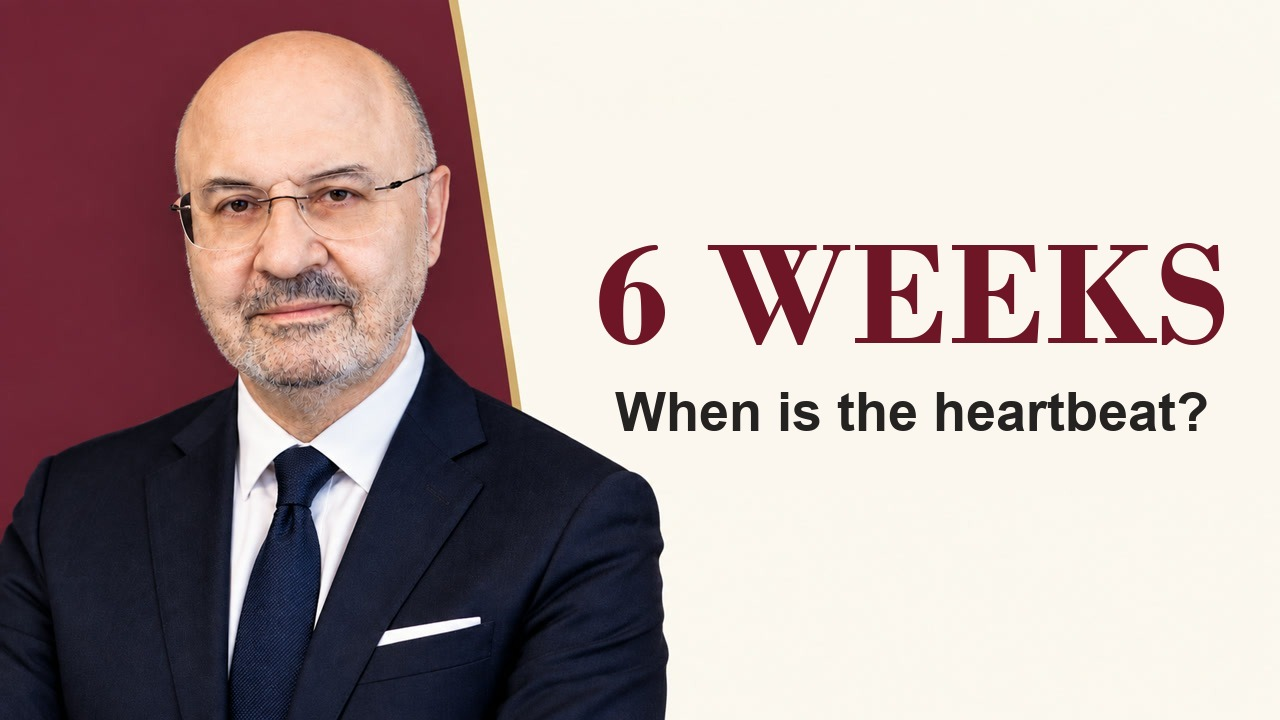
#> input picture DrAksoyFertility/thumbnails/echo-heartbeat-thumb-EN-A.jpg, 1280 x 720 px, given in place of dhea-thumbnail-fr-premium-v2.jpg, which was not available
$ python make_ep02_thumb.py
#> lines starting #> are read from the running program, lines starting #| are printed output that depends on the picture; after the words box and inside, x2 and y2 are one past the last pixel; in counts of white or black regions, pixels touching at a corner belong together; pictures that were not available may be replaced by others from this repository, and a replacement may not be noted
from PIL import Image, ImageDraw, ImageFont
import numpy as np, sys
SRC = r'D:\A-klasör\openmontage\projects\dhea-fr-recut-2026-10-04-v3\artifacts\dhea-thumbnail-fr-premium-v2.jpg'
CREAM, INK = (251, 247, 238), (36, 35, 33)
base = np.array(Image.open(SRC).convert('RGB'))
#> base is the input picture: shape (720, 1280, 3); mean R, G, B 178.3, 161.4, 159.9
# erase the French subtitle line, row by row, stopping short of the suit edge
for y in range(384, 480):
    x = 560
    while x < 760 and base[y, x].astype(int).sum() < 400: x += 1
    base[y, max(x + 6, 630):1270] = CREAM
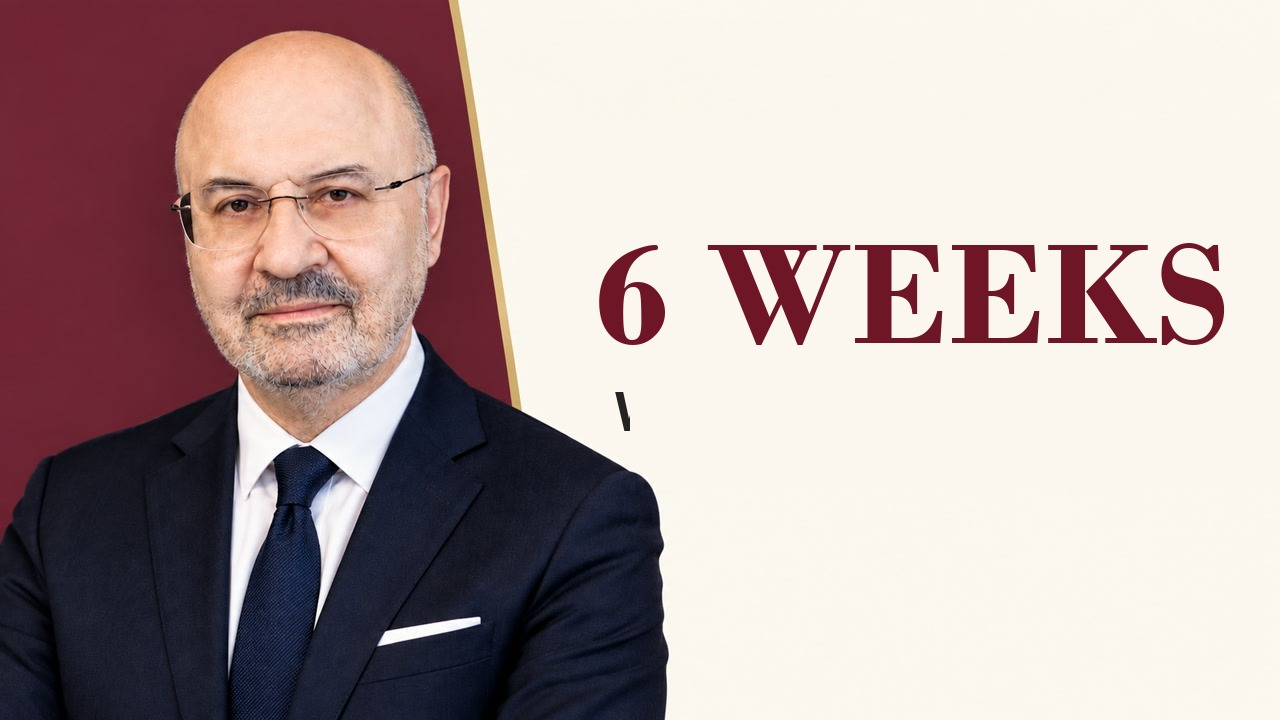
#> base: shape (720, 1280, 3); 2.13% of pixels changed, all inside (x1, y1, x2, y2) = (630, 384, 1216, 480)
def make(text, out, font='arialbd.ttf'):
#> called with text = 'Help or hype?', out = 'ep02-dhea-thumb-EN-A.jpg', font = 'arialbd.ttf'
    im = Image.fromarray(base.copy()); d = ImageDraw.Draw(im)
    # size so cap height ~ the original (~79 px) but never wider than 610 px
    size = 108
    while True:
        f = ImageFont.truetype(font, size); bb = d.textbbox((0, 0), text, font=f)
        if bb[2] - bb[0] <= 610: break
        size -= 2
#> this loop made 12 passes
#> bb on passes 1 to 12: (0, 19, 750, 123), (0, 18, 736, 121), (0, 18, 722, 119), (0, 17, 708, 116), (0, 17, 695, 114), (0, 17, 681, 111), (0, 17, 667, 110), (0, 17, 653, 108), (0, 16, 639, 105), (0, 16, 625, 103), (0, 15, 611, 100), (0, 15, 597, 98)
#> after the loop, size = 86
    w = bb[2] - bb[0]; cx = 942
#> after `w = bb[2] - bb[0]`: w = 597
    cap = d.textbbox((0, 0), 'H', font=f)
#> cap = (0, 17, 65, 80)
    y = 391 - cap[1]   # align cap top with the original line
#> y = 374
    d.text((cx - w / 2 - bb[0], y), text, font=f, fill=INK)
    im.save(out, quality=92); print(out, 'font size', size, 'width', w)
#> after `im.save(out, quality=92)`:
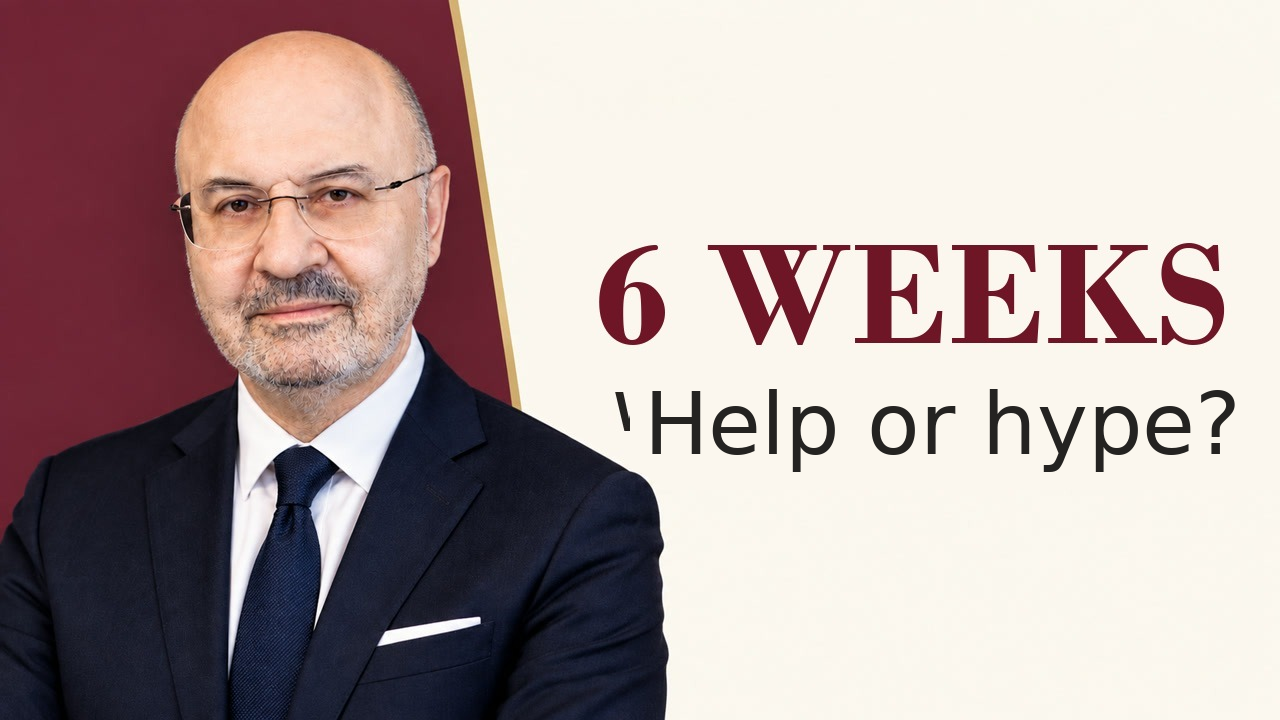
#> saved as ep02-dhea-thumb-EN-A.jpg: PIL image 1280x720 RGB; mean R, G, B 178, 161.1, 159.7
#| ep02-dhea-thumb-EN-A.jpg font size 86 width 597
make('Help or hype?', 'ep02-dhea-thumb-EN-A.jpg')
make('Worth it for IVF?', 'ep02-dhea-thumb-EN-B.jpg')
#> call 2 of make, with text = 'Worth it for IVF?', out = 'ep02-dhea-thumb-EN-B.jpg', font = 'arialbd.ttf'
#> the loop in make (call 2), `while True:` made 18 passes
#> bb on passes 1 to 12: (0, 19, 871, 103), (0, 18, 855, 101), (0, 18, 839, 98), (0, 17, 822, 96), (0, 17, 806, 94), (0, 17, 790, 92), (0, 17, 774, 91), (0, 17, 758, 89), (0, 16, 742, 87), (0, 16, 726, 85), (0, 15, 710, 83), (0, 15, 693, 81)
#> after the loop in make (call 2), `while True:`: size = 74
#> in make (call 2), `cap = d.textbbox((0, 0), 'H', font=f)`: cap = (0, 15, 56, 69)
#> in make (call 2), `y = 391 - cap[1]`: y = 376
#> in make (call 2), `im.save(out, quality=92)`:
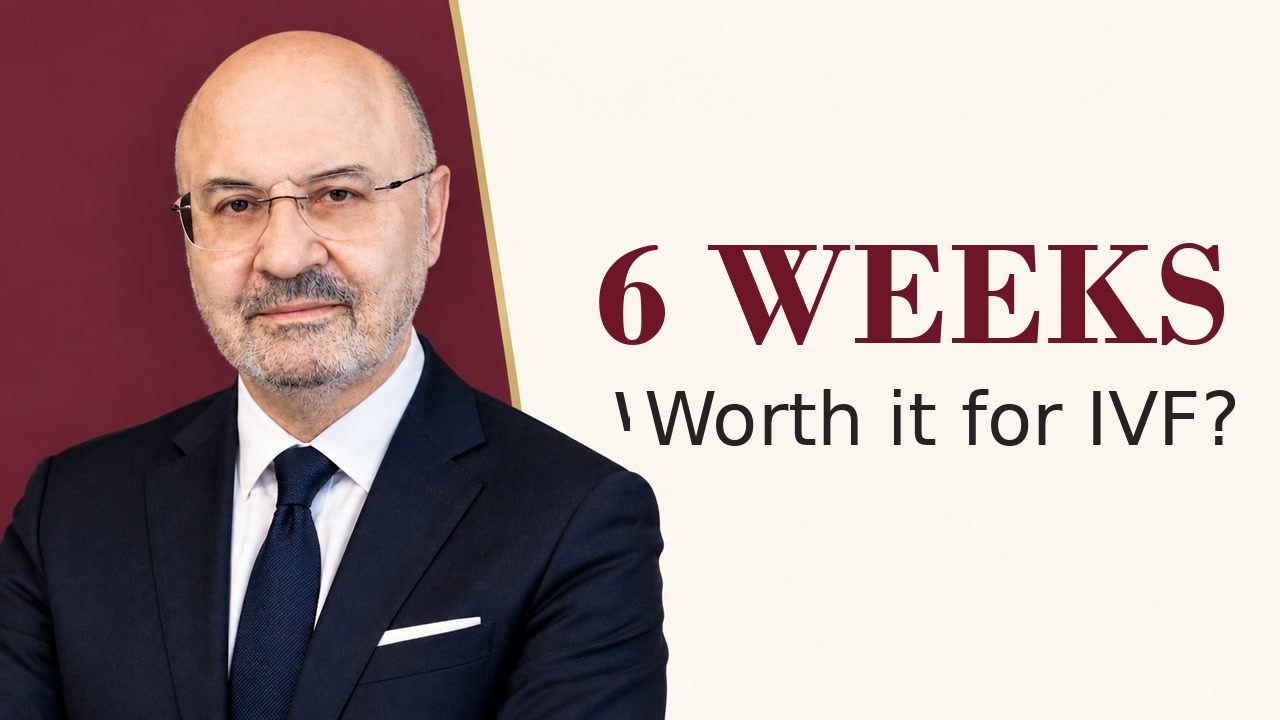
#> saved as ep02-dhea-thumb-EN-B.jpg: PIL image 1280x720 RGB; mean R, G, B 178.4, 161.5, 160.1
#| ep02-dhea-thumb-EN-B.jpg font size 74 width 597

$ run again, on DrAksoyFertility/thumbnails/echo-heartbeat-thumb-EN-FRstyle-A.jpg
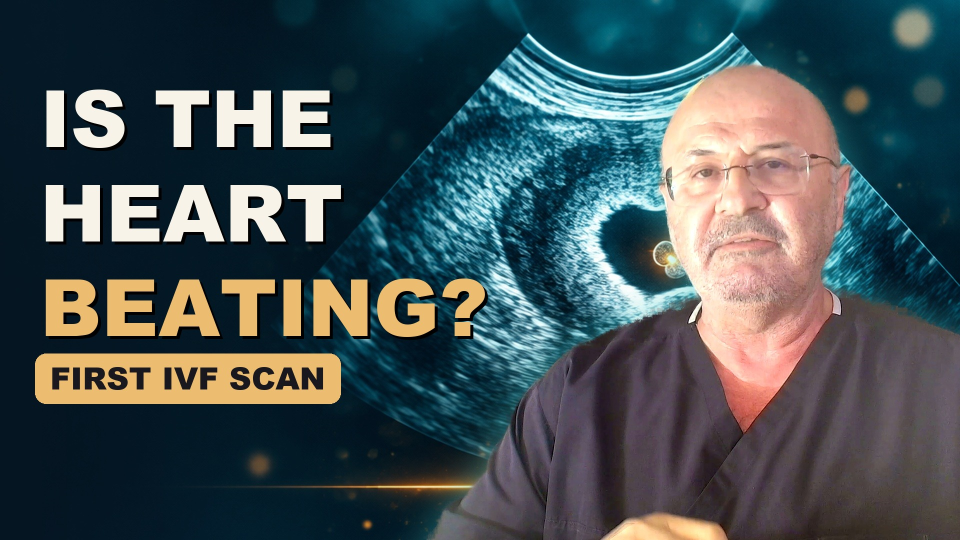
#> input picture DrAksoyFertility/thumbnails/echo-heartbeat-thumb-EN-FRstyle-A.jpg, 1920 x 1080 px, given in place of dhea-thumbnail-fr-premium-v2.jpg, which was not available (shown at 1/2 size)
#> base is the input picture: shape (1080, 1920, 3); mean R, G, B 67.4, 80.6, 84.2
#> after the loop `for y in range(384, 480):`:
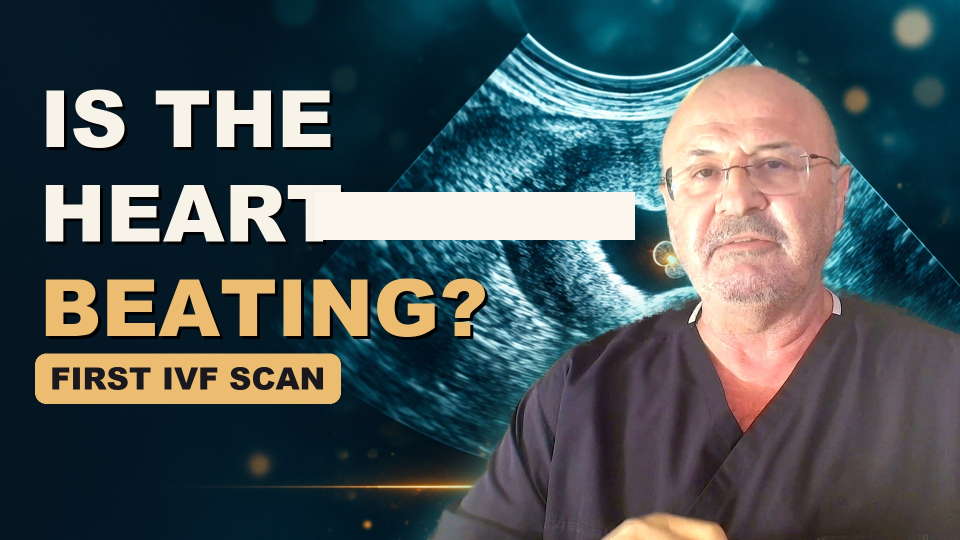
#> base: shape (1080, 1920, 3) (shown at 1/2 size); 2.96% of pixels changed, all inside (x1, y1, x2, y2) = (630, 384, 1270, 480)
#> the loop in make, `while True:` made 12 passes
#> bb on passes 1 to 8: (0, 19, 750, 123), (0, 18, 736, 121), (0, 18, 722, 119), (0, 17, 708, 116), (0, 17, 695, 114), (0, 17, 681, 111), (0, 17, 667, 110), (0, 17, 653, 108)
#> after the loop in make, `while True:`: size = 86
#> w = 597
#> cap = (0, 17, 65, 80)
#> y = 374
#| ep02-dhea-thumb-EN-A.jpg font size 86 width 597
#> the loop in make (call 2), `while True:` made 18 passes
#> bb on passes 1 to 8: (0, 19, 871, 103), (0, 18, 855, 101), (0, 18, 839, 98), (0, 17, 822, 96), (0, 17, 806, 94), (0, 17, 790, 92), (0, 17, 774, 91), (0, 17, 758, 89)
#> after the loop in make (call 2), `while True:`: size = 74
#> cap = (0, 15, 56, 69)
#> y = 376
#> in make (call 2), `im.save(out, quality=92)`:
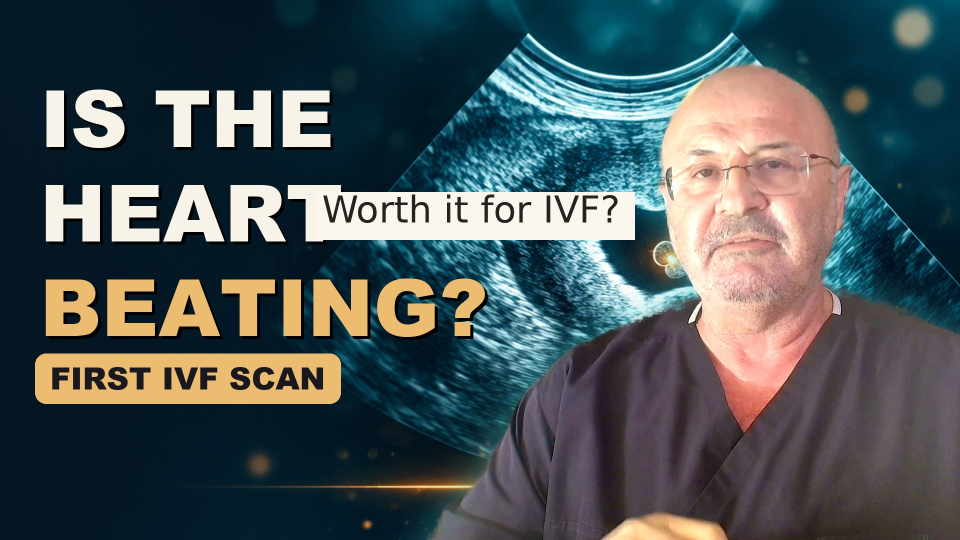
#> saved as ep02-dhea-thumb-EN-B.jpg: PIL image 1920x1080 RGB (shown at 1/2 size); mean R, G, B 72.5, 84.1, 87
#| ep02-dhea-thumb-EN-B.jpg font size 74 width 597
